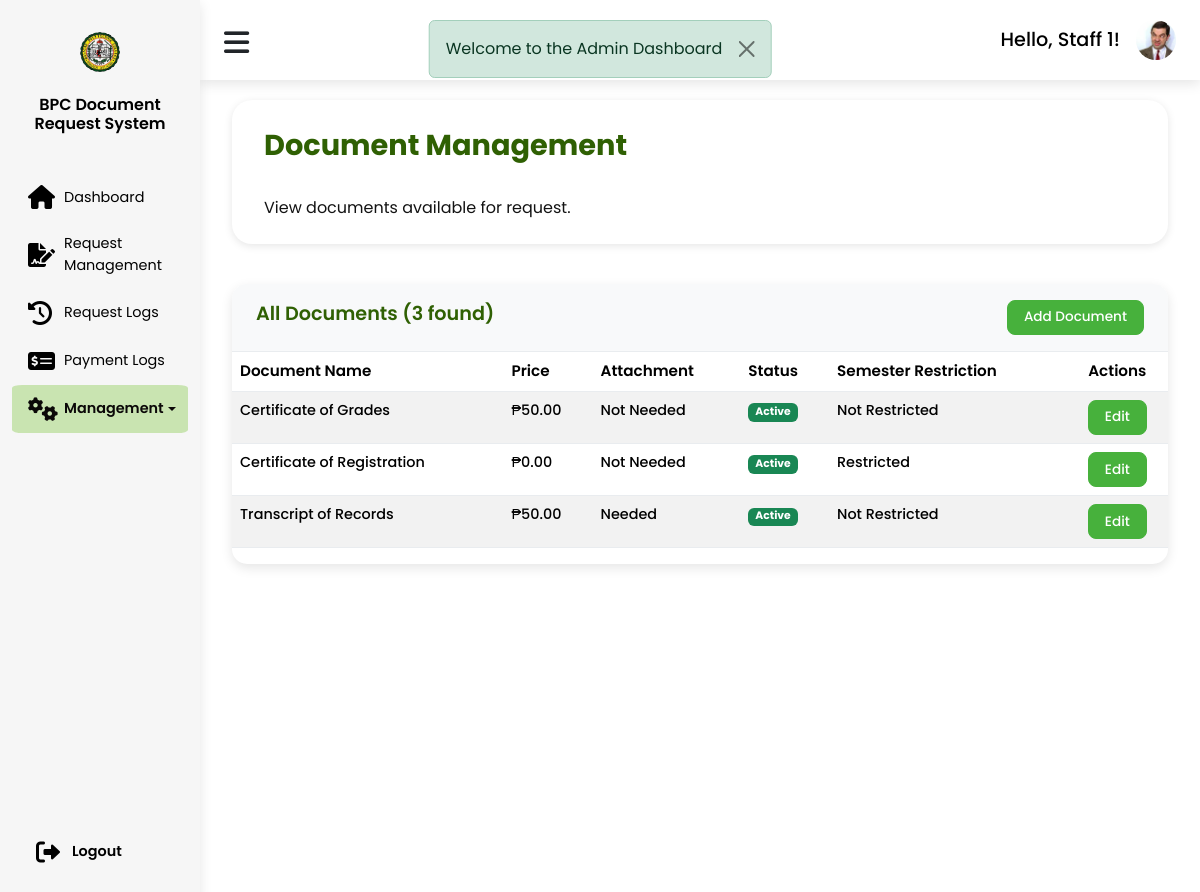
/admin/documents.php (signed in), run on the app's committed database.
### tables this page shows
CREATE TABLE `users` (
  `id` int(11) NOT NULL,
  `studentid` varchar(20) DEFAULT NULL,
  `firstname` varchar(50) NOT NULL,
  `lastname` varchar(50) NOT NULL,
  `middlename` varchar(50) DEFAULT NULL,
  `email` varchar(255) NOT NULL,
  `number` varchar(20) NOT NULL,
  `password` varchar(255) NOT NULL,
  `profile` varchar(255) DEFAULT NULL,
  `gender` enum('Male','Female','Prefer not to say') NOT NULL,
  `birthdate` date NOT NULL,
  `section_id` int(11) DEFAULT NULL,
  `course_id` int(11) DEFAULT NULL,
  `year_id` int(11) DEFAULT NULL,
  `year_level` enum('1st Year','2nd Year','3rd Year','4th Year') DEFAULT NULL,
  `role` varchar(20) NOT NULL,
  `terms` tinyint(1) NOT NULL DEFAULT 0,
  `is_ban` tinyint(1) NOT NULL DEFAULT 0,
  `verify_token` varchar(200) DEFAULT NULL,
  `verify_status` tinyint(1) NOT NULL DEFAULT 0,
  `created_at` timestamp NOT NULL DEFAULT current_timestamp(),
  `updated_at` timestamp NOT NULL DEFAULT current_timestamp() ON UPDATE current_timestamp(),
  `reset_token` varchar(32) DEFAULT NULL,
  `reset_expires_at` datetime DEFAULT NULL,
  `verify_expires_at` datetime DEFAULT NULL,
  `suffix` varchar(10) DEFAULT NULL
);

CREATE TABLE `documents` (
  `id` int(11) NOT NULL,
  `name` varchar(100) NOT NULL,
  `description` text DEFAULT NULL,
  `unit_price` decimal(10,2) NOT NULL,
  `form_needed` tinyint(1) NOT NULL DEFAULT 0 COMMENT '1 = Needed, 0 = Not Needed',
  `requirements` text DEFAULT NULL,
  `is_active` tinyint(1) NOT NULL DEFAULT 1 COMMENT '1 = Active, 0 = Inactive',
  `created_at` timestamp NOT NULL DEFAULT current_timestamp(),
  `updated_at` timestamp NOT NULL DEFAULT current_timestamp() ON UPDATE current_timestamp(),
  `restrict_per_semester` tinyint(1) DEFAULT 0
);

### admin/documents.php (the view, shortened to what this page needs)
<?php
require 'includes/header.php';
$documents = [];
$total_documents = 0;
$limit = 10;
$page = isset($_GET['page']) ? (int)$_GET['page'] : 1;
$page = max(1, $page);
try {
    $stmt = $conn->prepare("SELECT COUNT(*) as total FROM documents");
    $stmt->execute();
    $result = $stmt->get_result();
    $total_documents = $result->fetch_assoc()['total'];
    $total_pages = $total_documents > 0 ? ceil($total_documents / $limit) : 1;
    $page = max(1, min($page, $total_pages));
    $offset = ($page - 1) * $limit;
    $stmt = $conn->prepare("SELECT id, name, description, unit_price, form_needed, is_active, restrict_per_semester, requirements
                            FROM documents
                            ORDER BY name ASC
                            LIMIT ? OFFSET ?");
    $stmt->bind_param("ii", $limit, $offset);
    $stmt->execute();
    $result = $stmt->get_result();
    while ($row = $result->fetch_assoc()) {
        $documents[] = $row;
    }
} catch (Exception $e) {
    $_SESSION['message'] = "Database error: " . $e->getMessage();
    $_SESSION['message_type'] = "danger";
}
?>
<link rel="stylesheet" href="../assets/css/admin_dashboard.css">
<?php if (isset($_SESSION['message'])): ?>
    <div class="alert alert-<?php echo $_SESSION['message_type']; ?> alert-dismissible fade show position-fixed top-0 start-50 translate-middle-x" style="z-index: 1050; margin-top: 20px;" role="alert">
        <?php echo htmlspecialchars($_SESSION['message']); ?>
        <button type="button" class="btn-close" data-bs-dismiss="alert" aria-label="Close"></button>
    </div>
<?php endif; ?>
<main>
    <div class="page-header">
        <span>Document Management</span><br>
        <small>View documents available for request.</small>
    </div>
    <div class="page-content">
        <div class="records table-responsive">
            <div class="record-header">
                <div class="add">
                    <span>All Documents (<?php echo $total_documents; ?> found)</span>
                    <?php if ($_SESSION['role'] === 'registrar' || $_SESSION['role'] === 'staff'): ?>
                        <button type="button" class="btn btn-primary btn-sm float-end" data-bs-toggle="modal" data-bs-target="#addModal">Add Document</button>
                    <?php endif; ?>
                </div>
            </div>
            <?php if (isset($_SESSION['message']) && $_SESSION['message_type'] === 'danger'): ?>
                <p class="text-danger">Unable to display documents due to a database error.</p>
            <?php else: ?>
                <div>
                    <table class="table table-striped table-hover" width="100%">
                        <thead>
                            <tr>
                                <th>Document Name</th>
                                <th>Price</th>
                                <th>Attachment</th>
                                <th>Status</th>
                                <th>Semester Restriction</th>
                                <th>Actions</th>
                            </tr>
                        </thead>
                        <tbody>
                            <?php if (empty($documents)): ?>
                                <tr><td colspan="6" class="text-center">No documents found.</td></tr>
                            <?php else: ?>
                                <?php foreach ($documents as $doc): ?>
                                    <tr>
                                        <td><?php echo htmlspecialchars($doc['name']); ?></td>
                                        <td>₱<?php echo number_format((float)$doc['unit_price'], 2); ?></td>
                                        <td><?php echo $doc['form_needed'] == 1 ? 'Needed' : 'Not Needed'; ?></td>
                                        <td>
                                            <span class="badge <?php echo $doc['is_active'] == 1 ? 'bg-success' : 'bg-danger'; ?>">
                                                <?php echo $doc['is_active'] == 1 ? 'Active' : 'Inactive'; ?>
                                            </span>
                                        </td>
                                        <td><?php echo $doc['restrict_per_semester'] == 1 ? 'Restricted' : 'Not Restricted'; ?></td>
                                        <td>
                                            <?php if ($_SESSION['role'] === 'registrar' || $_SESSION['role'] === 'staff'): ?>
                                                <button type="button" class="btn btn-primary btn-sm edit-btn" data-bs-toggle="modal" data-bs-target="#editModal" data-id="<?php echo $doc['id']; ?>">Edit</button>
                                            <?php endif; ?>
                                        </td>
                                    </tr>
                                <?php endforeach; ?>
                            <?php endif; ?>
                        </tbody>
                    </table>
                </div>
            <?php endif; ?>
        </div>
    </div>
</main>
<?php require 'includes/footer.php'; ?>

### admin/includes/navbar.php (shortened to what this page needs)
<?php
$admin_id = $_SESSION['user_id'] ?? null;
$profile_image = '../assets/images/default_profile.jpg';
$firstname = 'User';
$lastname = '';
if ($admin_id) {
    $stmt = $conn->prepare("SELECT profile, firstname, lastname FROM users WHERE id = ?");
    $stmt->bind_param("i", $admin_id);
    $stmt->execute();
    $result = $stmt->get_result();
    $user = $result->fetch_assoc();
    if ($user) {
        if (!empty($user['profile'])) {
            $profile_image = '../' . $user['profile'];
        }
        $firstname = $user['firstname'] ?? 'User';
        $lastname = $user['lastname'] ?? '';
    }
}
?>
<header>
    <div class="header-content">
        <div class="toggle" onclick="toggleSidebar()">
            <span class="fa-solid fa-bars"></span>
        </div>
        <div class="header-right">
            <div class="user">
                <h3>Hello, <?= htmlspecialchars($firstname . ' ' . $lastname); ?>!</h3>
                <a href="dashboard.php" class="bg-img" style="background-image: url('<?php echo htmlspecialchars($profile_image); ?>');"></a>
            </div>
        </div>
    </div>
</header>

### assets/css/admin.css (style rules this page uses)
:root { --main-color: #c9e4b1; --color-dark: #000000; --text-grey: #B0B0B0; --sidebar-bg: #f6f6f6; --shadow: 0 4px 12px rgba(0, 0, 0, 0.1); }
* { margin: 0; padding: 0; text-decoration: none; list-style-type: none; box-sizing: border-box; font-family: 'Poppins', sans-serif; }
body { width: 100%; height: 100vh; background: #fff; overflow-x: hidden; }
header { position: fixed; top: 0; left: 200px; right: 0; height: 80px; background: #fff; box-shadow: var(--shadow); z-index: 90; transition: left 0.3s ease; }
.header-content { display: flex; justify-content: space-between; align-items: center; padding: 0 1.5rem; height: 100%; padding-top: 0.5rem; }
.toggle { cursor: pointer; z-index: 110; }
.toggle span { font-size: 1.8rem; transition: transform 0.2s ease; }
.header-right { display: flex; align-items: center; }
.user { display: flex; align-items: center; }
.user h3 { color: var(--color-dark); font-size: 1.2rem; margin-right: 1rem; }
.user a.bg-img { height: 2.5rem; width: 2.5rem; margin-bottom: 0.5rem; background-size: cover; border-radius: 50%; transition: transform 0.2s ease; }

### assets/css/admin_dashboard.css (style rules this page uses)
main { margin-top: 100px; padding: 0 1rem; }
.page-header { padding: 1.5rem 2rem; background: #fff; border: none; border-radius: 20px; margin: 0 1rem 1.5rem; box-shadow: 0 2px 8px rgba(0, 0, 0, 0.1); }
.page-header span { color: #2f6003; font-size: 1.8rem; font-weight: 700; display: block; margin-bottom: 0.3rem; }
.page-header small { color: #131313; font-size: 1rem; font-weight: 400; }
.page-content { padding: 1rem; }
.records { background: #ffffff; border-radius: 15px; box-shadow: 0 4px 12px rgba(0, 0, 0, 0.1); overflow: hidden; }
.record-header { padding: 1rem 1.5rem; background: #f8f9fa; border-bottom: 1px solid #e9ecef; overflow: hidden; }
.record-header span { font-size: 1.2rem; color: #2f6003; font-weight: 600; line-height: 1.5; }
.table-responsive { width: 100%; overflow-x: auto; -webkit-overflow-scrolling: touch; }
table { width: 100%; border-collapse: collapse; border: none; min-width: 600px; }
table thead tr { background: #f8f9fa; }
table thead th { padding: 1rem 1.5rem; text-align: left; color: #2f6003; font-size: 0.95rem; font-weight: 600; border-bottom: 1px solid #e9ecef; }
table thead th:last-child { text-align: center; }
table tbody tr { transition: background 0.2s ease; }
table tbody td { padding: 1rem 1.5rem; color: #060808; font-size: 0.9rem; font-weight: 500; border-bottom: 1px solid #e9ecef; }
table tbody td:last-child { text-align: center; }
.btn-primary { background-color: #47b13c; border-color: #47b13c; border-radius: 8px; padding: 0.4rem 1rem; font-size: 0.85rem; font-weight: 500; transition: background-color 0.2s ease, transform 0.2s ease; }

### admin/includes/navbar.php (style rules this page uses)
.bg-img { width: 40px; height: 40px; background-size: cover; background-position: center; border-radius: 50%; display: inline-block; }

### data on the page
users: firstname+lastname "Staff 1", profile (picture)
documents: name "Certificate of Grades", unit_price "50.00", form_needed "Not Needed", is_active "Active", restrict_per_semester "Not Restricted"
documents: name "Certificate of Registration", unit_price "0.00", form_needed "Not Needed", is_active "Active", restrict_per_semester "Restricted"
documents: name "Transcript of Records", unit_price "50.00", form_needed "Needed", is_active "Active", restrict_per_semester "Not Restricted"

### other printed values
$_SESSION['message'] "Welcome to the Admin Dashboard"
$total_documents "3"
